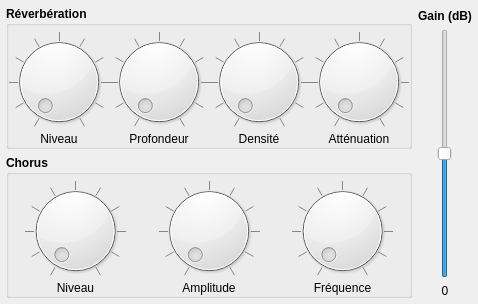
     <widget class="QWidget" name="tabSynth">
      <attribute name="title">
       <string>Synthétiseur</string>
      </attribute>
      <layout class="QHBoxLayout" name="horizontalLayout_3">
       <property name="margin">
        <number>6</number>
       </property>
       <item>
        <layout class="QVBoxLayout" name="verticalLayout_2">
         <item>
          <widget class="QGroupBox" name="groupBox">
           <property name="sizePolicy">
            <sizepolicy hsizetype="Expanding" vsizetype="Preferred">
             <horstretch>0</horstretch>
             <verstretch>0</verstretch>
            </sizepolicy>
           </property>
           <property name="font">
            <font>
             <weight>75</weight>
             <bold>true</bold>
            </font>
           </property>
           <property name="title">
            <string>Réverbération</string>
           </property>
           <property name="alignment">
            <set>Qt::AlignLeading|Qt::AlignLeft|Qt::AlignTop</set>
           </property>
           <property name="flat">
            <bool>true</bool>
           </property>
           <property name="checkable">
            <bool>false</bool>
           </property>
           <layout class="QGridLayout" name="gridLayout">
            <property name="leftMargin">
             <number>0</number>
            </property>
            <property name="topMargin">
             <number>6</number>
            </property>
            <property name="rightMargin">
             <number>0</number>
            </property>
            <property name="bottomMargin">
             <number>0</number>
            </property>
            <property name="spacing">
             <number>0</number>
            </property>
            <item row="2" column="0">
             <widget class="QLabel" name="label_6">
              <property name="font">
               <font>
                <weight>50</weight>
                <bold>false</bold>
               </font>
              </property>
              <property name="text">
               <string>Niveau</string>
              </property>
              <property name="alignment">
               <set>Qt::AlignCenter</set>
              </property>
             </widget>
            </item>
            <item row="0" column="0">
             <widget class="QDial" name="dialRevNiveau">
              <property name="maximum">
               <number>100</number>
              </property>
              <property name="notchTarget">
               <double>10.000000000000000</double>
              </property>
              <property name="notchesVisible">
               <bool>true</bool>
              </property>
             </widget>
            </item>
            <item row="0" column="1">
             <widget class="QDial" name="dialRevProfondeur">
              <property name="maximum">
               <number>100</number>
              </property>
              <property name="notchTarget">
               <double>10.000000000000000</double>
              </property>
              <property name="notchesVisible">
               <bool>true</bool>
              </property>
             </widget>
            </item>
            <item row="0" column="2">
             <widget class="QDial" name="dialRevDensite">
              <property name="maximum">
               <number>100</number>
              </property>
              <property name="notchTarget">
               <double>10.000000000000000</double>
              </property>
              <property name="notchesVisible">
               <bool>true</bool>
              </property>
             </widget>
            </item>
            <item row="0" column="3">
             <widget class="QDial" name="dialRevAttenuation">
              <property name="maximum">
               <number>100</number>
              </property>
              <property name="notchTarget">
               <double>10.000000000000000</double>
              </property>
              <property name="notchesVisible">
               <bool>true</bool>
              </property>
             </widget>
            </item>
            <item row="2" column="1">
             <widget class="QLabel" name="label_7">
              <property name="font">
               <font>
                <weight>50</weight>
                <bold>false</bold>
               </font>
              </property>
              <property name="text">
               <string>Profondeur</string>
              </property>
              <property name="alignment">
               <set>Qt::AlignCenter</set>
              </property>
             </widget>
            </item>
            <item row="2" column="2">
             <widget class="QLabel" name="label_8">
              <property name="font">
               <font>
                <weight>50</weight>
                <bold>false</bold>
               </font>
              </property>
              <property name="text">
               <string>Densité</string>
              </property>
              <property name="alignment">
               <set>Qt::AlignCenter</set>
              </property>
             </widget>
            </item>
            <item row="2" column="3">
             <widget class="QLabel" name="label_9">
              <property name="font">
               <font>
                <weight>50</weight>
                <bold>false</bold>
               </font>
              </property>
              <property name="text">
               <string>Atténuation</string>
              </property>
              <property name="alignment">
               <set>Qt::AlignCenter</set>
              </property>
             </widget>
            </item>
           </layout>
          </widget>
         </item>
         <item>
          <widget class="QGroupBox" name="groupBox_2">
           <property name="sizePolicy">
            <sizepolicy hsizetype="Expanding" vsizetype="Preferred">
             <horstretch>0</horstretch>
             <verstretch>0</verstretch>
            </sizepolicy>
           </property>
           <property name="font">
            <font>
             <weight>75</weight>
             <bold>true</bold>
            </font>
           </property>
           <property name="title">
            <string>Chorus</string>
           </property>
           <property name="alignment">
            <set>Qt::AlignLeading|Qt::AlignLeft|Qt::AlignTop</set>
           </property>
           <property name="flat">
            <bool>true</bool>
           </property>
           <layout class="QGridLayout" name="gridLayout_3">
            <property name="leftMargin">
             <number>0</number>
            </property>
            <property name="topMargin">
             <number>6</number>
            </property>
            <property name="rightMargin">
             <number>0</number>
            </property>
            <property name="bottomMargin">
             <number>0</number>
            </property>
            <property name="spacing">
             <number>0</number>
            </property>
            <item row="1" column="0">
             <widget class="QLabel" name="label_10">
              <property name="font">
               <font>
                <weight>50</weight>
                <bold>false</bold>
               </font>
              </property>
              <property name="text">
               <string>Niveau</string>
              </property>
              <property name="alignment">
               <set>Qt::AlignCenter</set>
              </property>
             </widget>
            </item>
            <item row="0" column="2">
             <widget class="QDial" name="dialChoFrequence">
              <property name="maximum">
               <number>100</number>
              </property>
              <property name="notchTarget">
               <double>10.000000000000000</double>
              </property>
              <property name="notchesVisible">
               <bool>true</bool>
              </property>
             </widget>
            </item>
            <item row="0" column="0">
             <widget class="QDial" name="dialChoNiveau">
              <property name="maximum">
               <number>100</number>
              </property>
              <property name="notchTarget">
               <double>10.000000000000000</double>
              </property>
              <property name="notchesVisible">
               <bool>true</bool>
              </property>
             </widget>
            </item>
            <item row="1" column="2">
             <widget class="QLabel" name="label_12">
              <property name="font">
               <font>
                <weight>50</weight>
                <bold>false</bold>
               </font>
              </property>
              <property name="text">
               <string>Fréquence</string>
              </property>
              <property name="alignment">
               <set>Qt::AlignCenter</set>
              </property>
             </widget>
            </item>
            <item row="1" column="1">
             <widget class="QLabel" name="label_11">
              <property name="font">
               <font>
                <weight>50</weight>
                <bold>false</bold>
               </font>
              </property>
              <property name="text">
               <string>Amplitude</string>
              </property>
              <property name="alignment">
               <set>Qt::AlignCenter</set>
              </property>
             </widget>
            </item>
            <item row="0" column="1">
             <widget class="QDial" name="dialChoAmplitude">
              <property name="maximum">
               <number>100</number>
              </property>
              <property name="notchTarget">
               <double>10.000000000000000</double>
              </property>
              <property name="notchesVisible">
               <bool>true</bool>
              </property>
             </widget>
            </item>
           </layout>
          </widget>
         </item>
        </layout>
       </item>
       <item>
        <layout class="QVBoxLayout" name="verticalLayout_3">
         <property name="topMargin">
          <number>3</number>
         </property>
         <item>
          <widget class="QLabel" name="label_5">
           <property name="sizePolicy">
            <sizepolicy hsizetype="Preferred" vsizetype="Preferred">
             <horstretch>0</horstretch>
             <verstretch>0</verstretch>
            </sizepolicy>
           </property>
           <property name="font">
            <font>
             <weight>75</weight>
             <bold>true</bold>
            </font>
           </property>
           <property name="text">
            <string>Gain (dB)</string>
           </property>
           <property name="alignment">
            <set>Qt::AlignCenter</set>
           </property>
          </widget>
         </item>
         <item>
          <widget class="QSlider" name="sliderGain">
           <property name="sizePolicy">
            <sizepolicy hsizetype="Preferred" vsizetype="Expanding">
             <horstretch>0</horstretch>
             <verstretch>0</verstretch>
            </sizepolicy>
           </property>
           <property name="minimum">
            <number>-50</number>
           </property>
           <property name="maximum">
            <number>50</number>
           </property>
           <property name="orientation">
            <enum>Qt::Vertical</enum>
           </property>
           <property name="tickPosition">
            <enum>QSlider::NoTicks</enum>
           </property>
           <property name="tickInterval">
            <number>25</number>
           </property>
          </widget>
         </item>
         <item>
          <widget class="QLabel" name="labelGain">
           <property name="minimumSize">
            <size>
             <width>30</width>
             <height>0</height>
            </size>
           </property>
           <property name="text">
            <string notr="true">0</string>
           </property>
           <property name="alignment">
            <set>Qt::AlignCenter</set>
           </property>
          </widget>
         </item>
        </layout>
       </item>
      </layout>
     </widget>
